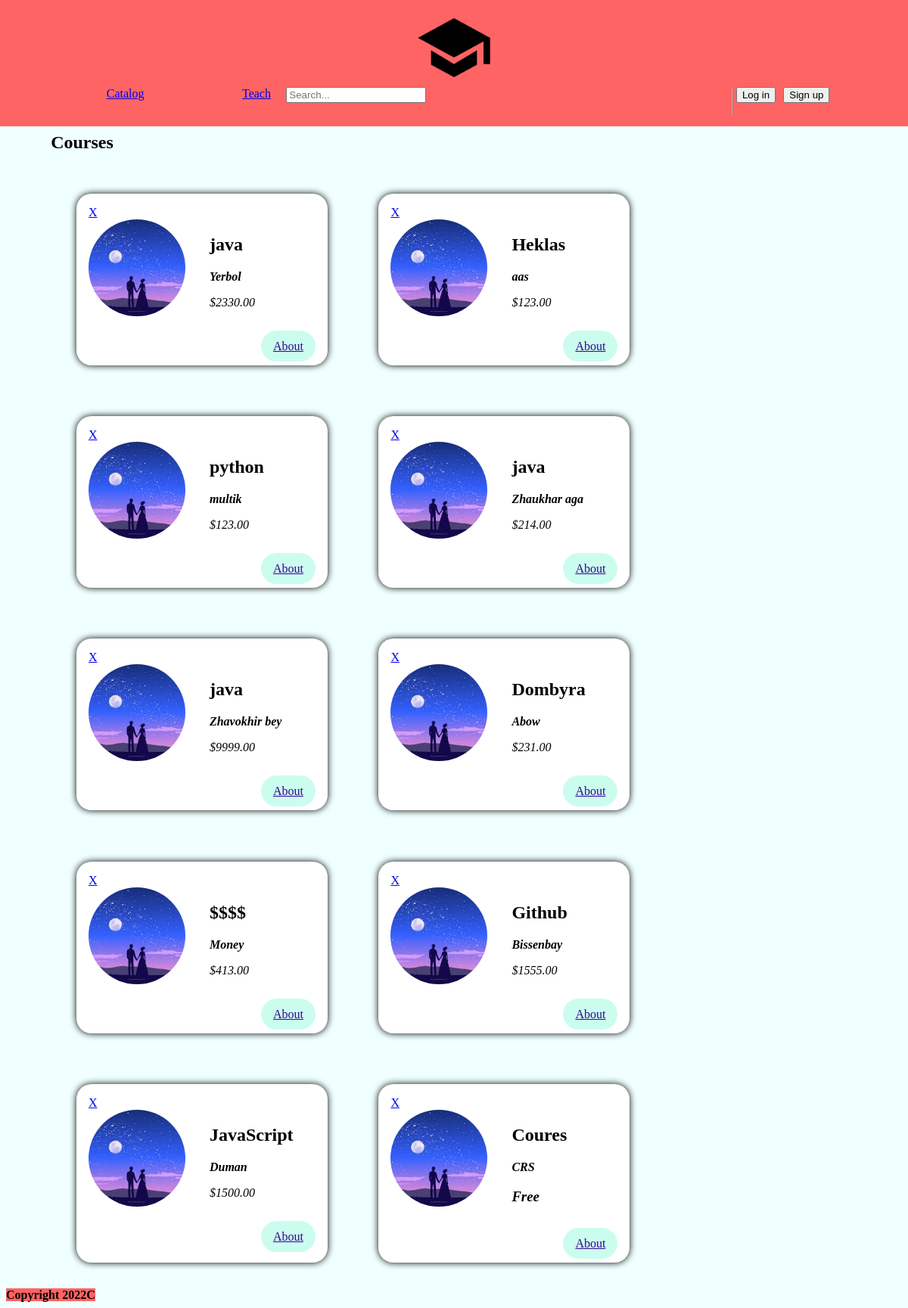
The app's page /, older data.
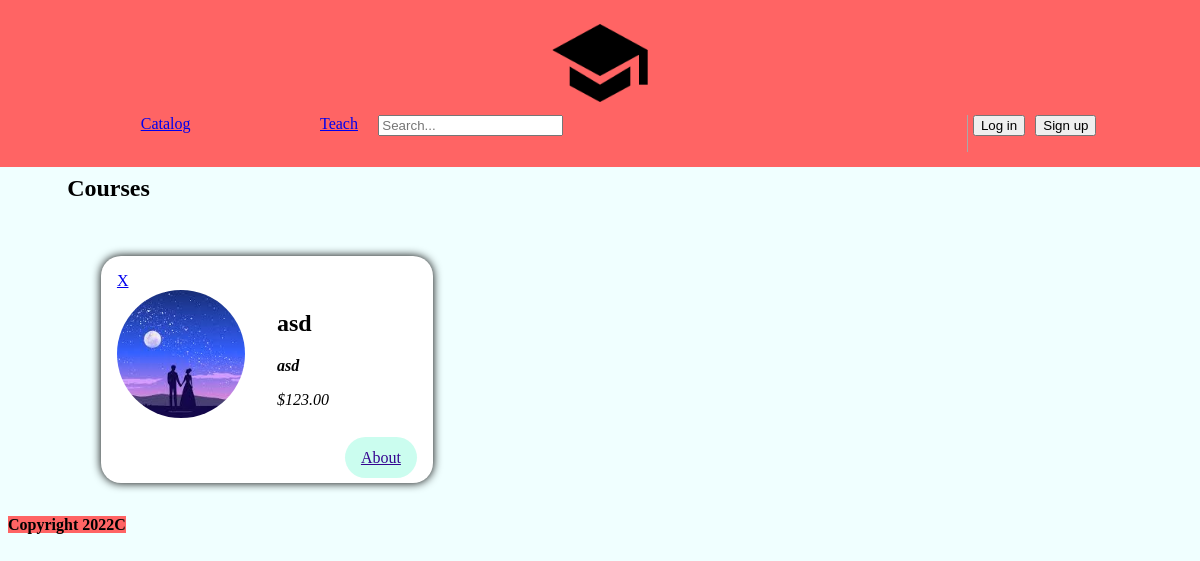
The same page, newer data.
### main/models.py (models this page shows, shortened)
class Course(models.Model):
    coursename = models.CharField(max_length=256, null=False)
    teacher = models.CharField(max_length=32, null=False)
    price = models.DecimalField(max_digits=8, decimal_places=2)

### main/views.py (the view)
# urls.py: path('' , views.course , name = 'course'),
def course(request):
    courses = Course.objects.all()
    return render(request , 'main/Card.html',{
        'courses':courses,
    })

### main/templates/main/Card.html
{% include 'main/header.html' %}
{% load static %}
{% block card %}
     <main>
        <section>
            <h2>Courses</h2>
            <ol>
                {% for course in courses %}
                    <li class="meetup-item">
                        <article>
                            <a href="{% url 'delete'  courseid=course.id %}">X</a>
                            <div class="meetup-summary">
                                <div class="meetup-image">
                                    <img src="{%static 'main/img.jpeg'%}" , alt="src">
                                </div>
                                <div class="meetup-details">
                                    <h2>{{ course.coursename }}</h2>
                                    <address>
                                        <strong>{{ course.teacher }}</strong>
                                            {% if  course.teacher  == 'Yerbol Baygaraev' %}
                                                <h1>PRICELESS</h1>
                                            {% elif  course.teacher  == 'Bissenbay Dauletbaev' %}
                                                <h1>PRICELESS</h1>
                                            {% elif course.price == 0 %}
                                                <h1>Free</h1>
                                            {% else %}
                                                <p>${{ course.price }}</p>
                                            {% endif %}
                                    </address>
                                </div>
                            </div>
                            <div class="meetup-actions">
                                <a href="{{course.pk}}" class="btn">
                                About
                                </a>
                            </div>
                        </article>
                    </li>
                {% endfor %}
            </ol>
        </section>
    </main>
{% endblock %}
{% include 'main/Footer.html' %}

### main/templates/main/header.html (shortened to what this page needs)
{% extends 'main/test.html' %} {% load static %} {% block header %}
<nav class="nav" style="margin: -1%">
    <span>
        <a  href="/html/"><img class="logo" src=" {% static 'main/logo.png' %} "></a>
    <ol>
        <li><a href="/">Catalog</a></li>
        <li><a href="/teach/">Teach</a></li>
        <form action="{% url 'searching' %}" method="post">
        <li><input type="search" placeholder="Search..." name = 'name'></li>
        </form>
        {% if request.user.is_authenticated %}
            <li class="lgin"> <a id ='' href="/teach/account"><button>{{ request.user.username }}</button></a></li>
            <li class="reg"> <a href="{% url 'logout' %}"><button>logout</button> </a></li>
        {% else %}
            <li class="lgin"> <a href="/teach/login"><button>Log in</button></a></li>
            <li class="reg"> <a href="/teach/test"><button>Sign up</button> </a></li>
        {% endif %}
    </ol>
    </span>
</nav>
{% endblock %}

### main/templates/main/test.html (shortened to what this page needs)
{% load static %}
<html lang="en">
<head>
    <link rel="stylesheet" type="text/css" href="{% static 'main/test.css' %}">
    <link rel="stylesheet" type="text/css" href="{% static 'main/header.css' %}">
</head>
<body>
    {% block header %}{% endblock %}
</body>
</html>

### main/templates/main/Footer.html
{% block footer %}
    <footer>
    <strong style="background-color: #ff6464; width: 100%; height: 100px">Copyright 2022C</strong>
    </footer>
{% endblock %}

### main/static/main/test.css (style rules this page uses)
body { background-color: azure; }
section { max-width: 100%; margin-left: 5% ; }
ol { list-style: none; margin: 0; padding: 0; display: flex; flex-wrap: wrap; }
.meetup-item { margin: 3%; background-color: white; box-shadow: 0 0 10px black; padding: 1em; color: black; border-radius: 20px; min-width: 300px; }
.meetup-summary { display: flex; align-items: flex-start; }
.meetup-image { margin-right: 2rem; }
.meetup-image img { width: 8rem; height: 8rem; object-fit: cover; border-radius: 50%; }
.meetup-details address { font-style: italic; }
.meetup-actions { margin-top: 1.5rem; text-align: right; }
.meetup-actions .btn { background-color: #cbfdef; border-color: #cb82fb; color: #350490; padding: 0.75rem 1rem; border-radius: 100px; }

### main/static/main/header.css (style rules this page uses)
.logo { width: 104px; }
.nav { padding: 15px; text-align: center; display: block; background-color: #ff6464; }
.reg { margin-left: 10px; }
a { margin-top: 10px; }
li { margin-top: 0; margin-left: 11%; }
.lgin { margin-left: 5px; }

Row changes from the older to the newer data that the page shows:
removed Course: coursename "java", teacher "Yerbol", price "2330.00"
removed Course: coursename "Heklas", teacher "aas", price "123.00"
removed Course: coursename "python", teacher "multik", price "123.00"
removed Course: coursename "java", teacher "Zhaukhar aga", price "214.00"
removed Course: coursename "java", teacher "Zhavokhir bey", price "9999.00"
removed Course: coursename "Dombyra", teacher "Abow", price "231.00"
removed Course: coursename "$$$$", teacher "Money", price "413.00"
removed Course: coursename "Github", teacher "Bissenbay", price "1555.00"
removed Course: coursename "JavaScript", teacher "Duman", price "1500.00"
removed Course: coursename "Coures", teacher "CRS", price "Free"
added Course: coursename "asd", teacher "asd", price "123.00"
